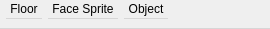
<?xml version="1.0" encoding="UTF-8"?>
<ui version="4.0">
 <class>WidgetMenuBarMapEditor</class>
 <widget class="QMenuBar" name="WidgetMenuBarMapEditor">
  <property name="geometry">
   <rect>
    <x>0</x>
    <y>0</y>
    <width>270</width>
    <height>29</height>
   </rect>
  </property>
  <property name="windowTitle">
   <string>Form</string>
  </property>
  <property name="nativeMenuBar">
   <bool>false</bool>
  </property>
  <widget class="QMenu" name="menuFloors">
   <property name="minimumSize">
    <size>
     <width>0</width>
     <height>0</height>
    </size>
   </property>
   <property name="tearOffEnabled">
    <bool>false</bool>
   </property>
   <property name="title">
    <string>Floor</string>
   </property>
   <property name="toolTipsVisible">
    <bool>false</bool>
   </property>
   <addaction name="actionFloors"/>
  </widget>
  <widget class="QMenu" name="menuEvents">
   <property name="title">
    <string>Object</string>
   </property>
  </widget>
  <widget class="QMenu" name="menuFace_Sprite">
   <property name="title">
    <string>Face Sprite</string>
   </property>
   <addaction name="actionFace_Sprite"/>
   <addaction name="actionFix_Sprite"/>
   <addaction name="actionDouble_Sprite"/>
   <addaction name="actionQuadra_Sprite"/>
   <addaction name="actionWall_Sprite"/>
  </widget>
  <action name="actionFloors">
   <property name="icon">
    <iconset resource="../ressources.qrc">
     <normaloff>:/icons/Ressources/floor.png</normaloff>:/icons/Ressources/floor.png</iconset>
   </property>
   <property name="text">
    <string>Floor</string>
   </property>
  </action>
  <action name="actionEvents">
   <property name="text">
    <string>Objects</string>
   </property>
  </action>
  <action name="actionFace_Sprite">
   <property name="icon">
    <iconset resource="../ressources.qrc">
     <normaloff>:/icons/Ressources/sprite_face.png</normaloff>:/icons/Ressources/sprite_face.png</iconset>
   </property>
   <property name="text">
    <string>Face Sprite</string>
   </property>
  </action>
  <action name="actionFix_Sprite">
   <property name="icon">
    <iconset resource="../ressources.qrc">
     <normaloff>:/icons/Ressources/sprite_fix.png</normaloff>:/icons/Ressources/sprite_fix.png</iconset>
   </property>
   <property name="text">
    <string>Fix Sprite</string>
   </property>
  </action>
  <action name="actionPencil">
   <property name="icon">
    <iconset resource="../ressources.qrc">
     <normaloff>:/icons/Ressources/pencil.png</normaloff>:/icons/Ressources/pencil.png</iconset>
   </property>
   <property name="text">
    <string>Pencil</string>
   </property>
  </action>
  <action name="actionTin_of_paint">
   <property name="icon">
    <iconset resource="../ressources.qrc">
     <normaloff>:/icons/Ressources/pin.png</normaloff>:/icons/Ressources/pin.png</iconset>
   </property>
   <property name="text">
    <string>Tin of paint</string>
   </property>
  </action>
  <action name="actionDouble_Sprite">
   <property name="icon">
    <iconset resource="../ressources.qrc">
     <normaloff>:/icons/Ressources/sprite_double.png</normaloff>:/icons/Ressources/sprite_double.png</iconset>
   </property>
   <property name="text">
    <string>Double Sprite</string>
   </property>
  </action>
  <action name="actionQuadra_Sprite">
   <property name="icon">
    <iconset resource="../ressources.qrc">
     <normaloff>:/icons/Ressources/sprite_quadra.png</normaloff>:/icons/Ressources/sprite_quadra.png</iconset>
   </property>
   <property name="text">
    <string>Quadra Sprite</string>
   </property>
  </action>
  <action name="actionWall_Sprite">
   <property name="enabled">
    <bool>true</bool>
   </property>
   <property name="icon">
    <iconset resource="../ressources.qrc">
     <normaloff>:/icons/Ressources/sprite_walls.png</normaloff>:/icons/Ressources/sprite_walls.png</iconset>
   </property>
   <property name="text">
    <string>Wall Sprite</string>
   </property>
  </action>
  <action name="actiondfsfffffffffffffffffffffffff">
   <property name="text">
    <string>dfsfffffffffffffffffffffffff</string>
   </property>
  </action>
  <addaction name="menuFloors"/>
  <addaction name="menuFace_Sprite"/>
  <addaction name="menuEvents"/>
 </widget>
 <resources>
  <include location="../ressources.qrc"/>
 </resources>
 <connections/>
</ui>
